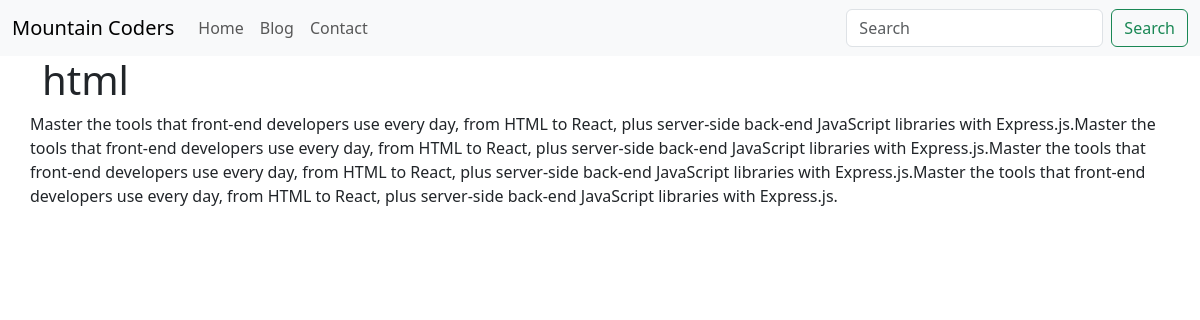
The page /blogpost/adsfasdf on the database its author committed.
### blog/models.py (models this page shows, shortened)
class Blog(models.Model):
    sno=models.AutoField(primary_key=True)
    title=models.CharField(max_length=200)
    content=models.TextField()
    slug=models.CharField(max_length=100)
    time=models.DateTimeField(auto_now_add=True)

### blog/views.py (the view)
# urls.py: path('blogpost/<str:slug>', views.blogpost, name='blogpost'),
def blogpost(request,slug):
    blog=Blog.objects.filter(slug=slug).first()
    context={'blog':blog}
    return render(request,'blogpost.html',context)

### templates/blogpost.html
{% extends 'base.html' %}
{% block blogactive %}active{% endblock blogactive %}
{% block body %}
<div class="container">
<h1>{{blog.title}}</h1>
<div class="row">
    {{blog.content}}
</div>
</div>
{% endblock body %}

### rows shown on the page
Blog: title "html", content "Master the tools that front-end developers use every day, from HTML to React, plus server-side back-end JavaScript libraries with Express.js.Master the tools that front-end developers use every day, from HTML to React, plus server-side back-end JavaScript libraries with Express.js.Master the tools that front-end developers use every day, from HTML to React, plus server-side back-end JavaScript libraries with Express.js.Master the tools that front-end developers use every day, from HTML to React, plus server-side back-end JavaScript libraries with Express.js."
